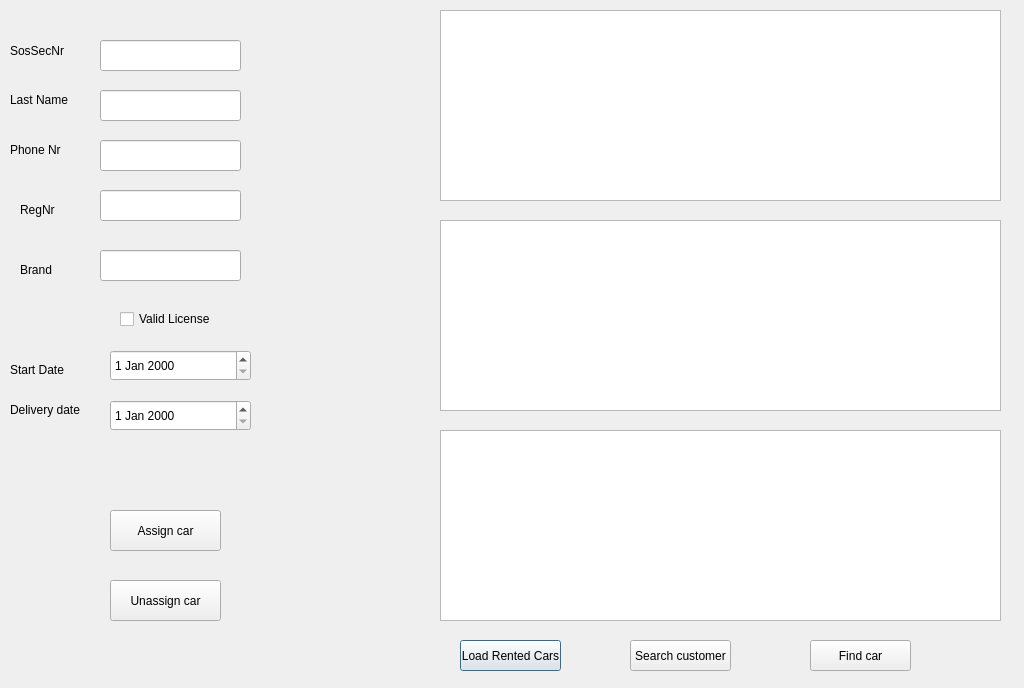
<?xml version="1.0" encoding="UTF-8"?>
<ui version="4.0">
 <class>CarRental</class>
 <widget class="QDialog" name="CarRental">
  <property name="geometry">
   <rect>
    <x>0</x>
    <y>0</y>
    <width>1024</width>
    <height>688</height>
   </rect>
  </property>
  <property name="windowTitle">
   <string>Dialog</string>
  </property>
  <widget class="QTableView" name="tableView">
   <property name="geometry">
    <rect>
     <x>440</x>
     <y>10</y>
     <width>561</width>
     <height>191</height>
    </rect>
   </property>
  </widget>
  <widget class="QTableView" name="Cust">
   <property name="geometry">
    <rect>
     <x>440</x>
     <y>220</y>
     <width>561</width>
     <height>191</height>
    </rect>
   </property>
  </widget>
  <widget class="QTableView" name="Cars">
   <property name="geometry">
    <rect>
     <x>440</x>
     <y>430</y>
     <width>561</width>
     <height>191</height>
    </rect>
   </property>
  </widget>
  <widget class="QPushButton" name="Loadtable">
   <property name="geometry">
    <rect>
     <x>460</x>
     <y>640</y>
     <width>101</width>
     <height>31</height>
    </rect>
   </property>
   <property name="text">
    <string>Load Rented Cars</string>
   </property>
  </widget>
  <widget class="QPushButton" name="pushButton">
   <property name="geometry">
    <rect>
     <x>110</x>
     <y>510</y>
     <width>111</width>
     <height>41</height>
    </rect>
   </property>
   <property name="text">
    <string>Assign car</string>
   </property>
  </widget>
  <widget class="QPushButton" name="Unnasign">
   <property name="geometry">
    <rect>
     <x>110</x>
     <y>580</y>
     <width>111</width>
     <height>41</height>
    </rect>
   </property>
   <property name="text">
    <string>Unassign car</string>
   </property>
  </widget>
  <widget class="QLineEdit" name="SosSecNr">
   <property name="geometry">
    <rect>
     <x>100</x>
     <y>40</y>
     <width>141</width>
     <height>31</height>
    </rect>
   </property>
  </widget>
  <widget class="QLineEdit" name="LastName">
   <property name="geometry">
    <rect>
     <x>100</x>
     <y>90</y>
     <width>141</width>
     <height>31</height>
    </rect>
   </property>
  </widget>
  <widget class="QLineEdit" name="PhoneNumber">
   <property name="geometry">
    <rect>
     <x>100</x>
     <y>140</y>
     <width>141</width>
     <height>31</height>
    </rect>
   </property>
  </widget>
  <widget class="QLineEdit" name="RegNr">
   <property name="geometry">
    <rect>
     <x>100</x>
     <y>190</y>
     <width>141</width>
     <height>31</height>
    </rect>
   </property>
  </widget>
  <widget class="QDateEdit" name="StartDate">
   <property name="geometry">
    <rect>
     <x>110</x>
     <y>350</y>
     <width>141</width>
     <height>31</height>
    </rect>
   </property>
  </widget>
  <widget class="QDateEdit" name="ReturnDate">
   <property name="geometry">
    <rect>
     <x>110</x>
     <y>400</y>
     <width>141</width>
     <height>31</height>
    </rect>
   </property>
  </widget>
  <widget class="QCheckBox" name="checkBox">
   <property name="geometry">
    <rect>
     <x>120</x>
     <y>310</y>
     <width>151</width>
     <height>18</height>
    </rect>
   </property>
   <property name="text">
    <string>Valid License</string>
   </property>
  </widget>
  <widget class="QLabel" name="label_4">
   <property name="geometry">
    <rect>
     <x>20</x>
     <y>200</y>
     <width>61</width>
     <height>20</height>
    </rect>
   </property>
   <property name="text">
    <string>RegNr</string>
   </property>
  </widget>
  <widget class="QLabel" name="label_3">
   <property name="geometry">
    <rect>
     <x>10</x>
     <y>140</y>
     <width>71</width>
     <height>20</height>
    </rect>
   </property>
   <property name="text">
    <string>Phone Nr</string>
   </property>
  </widget>
  <widget class="QLabel" name="label_5">
   <property name="geometry">
    <rect>
     <x>10</x>
     <y>400</y>
     <width>71</width>
     <height>20</height>
    </rect>
   </property>
   <property name="text">
    <string>Delivery date</string>
   </property>
  </widget>
  <widget class="QLabel" name="label_2">
   <property name="geometry">
    <rect>
     <x>10</x>
     <y>90</y>
     <width>71</width>
     <height>20</height>
    </rect>
   </property>
   <property name="text">
    <string>Last Name </string>
   </property>
  </widget>
  <widget class="QLabel" name="label">
   <property name="geometry">
    <rect>
     <x>10</x>
     <y>40</y>
     <width>71</width>
     <height>21</height>
    </rect>
   </property>
   <property name="text">
    <string>SosSecNr</string>
   </property>
  </widget>
  <widget class="QLabel" name="label_6">
   <property name="geometry">
    <rect>
     <x>10</x>
     <y>360</y>
     <width>71</width>
     <height>20</height>
    </rect>
   </property>
   <property name="text">
    <string>Start Date</string>
   </property>
  </widget>
  <widget class="QPushButton" name="SearchC">
   <property name="geometry">
    <rect>
     <x>630</x>
     <y>640</y>
     <width>101</width>
     <height>31</height>
    </rect>
   </property>
   <property name="text">
    <string>Search customer</string>
   </property>
  </widget>
  <widget class="QPushButton" name="FindCar">
   <property name="geometry">
    <rect>
     <x>810</x>
     <y>640</y>
     <width>101</width>
     <height>31</height>
    </rect>
   </property>
   <property name="text">
    <string>Find car</string>
   </property>
  </widget>
  <widget class="QLineEdit" name="Brand">
   <property name="geometry">
    <rect>
     <x>100</x>
     <y>250</y>
     <width>141</width>
     <height>31</height>
    </rect>
   </property>
   <property name="text">
    <string/>
   </property>
  </widget>
  <widget class="QLabel" name="label_7">
   <property name="geometry">
    <rect>
     <x>20</x>
     <y>260</y>
     <width>61</width>
     <height>20</height>
    </rect>
   </property>
   <property name="text">
    <string>Brand</string>
   </property>
  </widget>
 </widget>
 <resources/>
 <connections/>
</ui>
